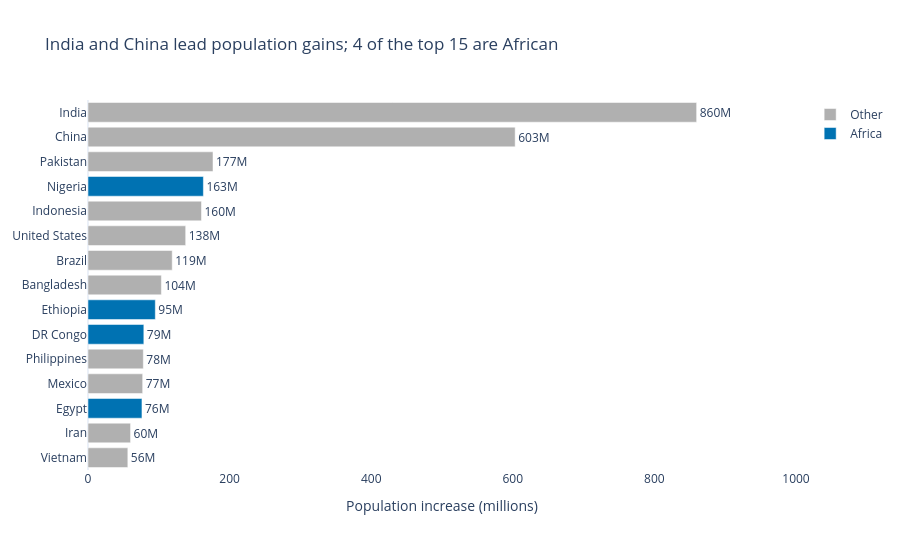

The cell this chart's notebook holds for it:
### Markdown cell above
**Chart choice & justification:** *Which chart did you choose, and why? Justify design choices.

A sorted horizontal bar chart clearly ranks countries by population increase and makes differences easy to compare. Horizontal bars accommodate country names, while contrasting colors distinguish African countries from the others.

### Code cell
# Q2 — Top 15 countries by population increase
top = df.copy()
top['Increase'] = (top['2022 Population'] - top['1970 Population']) / 1e6
top = top.nlargest(15, 'Increase')
top['Group'] = np.where(top['Continent'] == 'Africa', 'Africa', 'Other')

fig = px.bar(top, x='Increase', y='Country', color='Group',
             orientation='h',
             color_discrete_map={'Africa': '#0072B2', 'Other': '#B0B0B0'},
             title='India and China lead population gains; 4 of the top 15 are African')

fig.update_traces(texttemplate='%{x:.0f}M', textposition='outside')
fig.update_layout(template='plotly_white', height=550, legend_title_text='')
fig.update_xaxes(title='Population increase (millions)', showgrid=False, range=[0, 1000])
fig.update_yaxes(title=None, categoryorder='total ascending')
fig.show()

### Figure 1 — Plotly figure (JSON) as saved in the notebook; plotly's stock layout.template omitted (floating-point values rounded to 4 significant figures)
{"data": [{"alignmentgroup": "True", "hovertemplate": "Group=Other<br>Increase=%{x}<br>Country=%{y}<extra></extra>", "legendgroup": "Other", "marker": {"color": "#B0B0B0", "pattern": {"shape": ""}}, "name": "Other", "offsetgroup": "Other", "orientation": "h", "showlegend": true, "textposition": "outside", "texttemplate": "%{x:.0f}M", "type": "bar", "x": [859.7, 603.4, 176.5, 160.3, 138.0, 118.9, 103.6, 78.12, 77.21, 60.1, 56.26], "xaxis": "x", "y": ["India", "China", "Pakistan", "Indonesia", "United States", "Brazil", "Bangladesh", "Philippines", "Mexico", "Iran", "Vietnam"], "yaxis": "y"}, {"alignmentgroup": "True", "hovertemplate": "Group=Africa<br>Increase=%{x}<br>Country=%{y}<extra></extra>", "legendgroup": "Africa", "marker": {"color": "#0072B2", "pattern": {"shape": ""}}, "name": "Africa", "offsetgroup": "Africa", "orientation": "h", "showlegend": true, "textposition": "outside", "texttemplate": "%{x:.0f}M", "type": "bar", "x": [163.0, 95.07, 78.86, 76.21], "xaxis": "x", "y": ["Nigeria", "Ethiopia", "DR Congo", "Egypt"], "yaxis": "y"}], "layout": {"barmode": "relative", "height": 550, "legend": {"title": {"text": ""}, "tracegroupgap": 0}, "title": {"text": "India and China lead population gains; 4 of the top 15 are African"}, "xaxis": {"anchor": "y", "domain": [0, 1], "range": [0, 1000], "showgrid": false, "title": {"text": "Population increase (millions)"}}, "yaxis": {"anchor": "x", "categoryorder": "total ascending", "domain": [0, 1], "title": {}}}}
